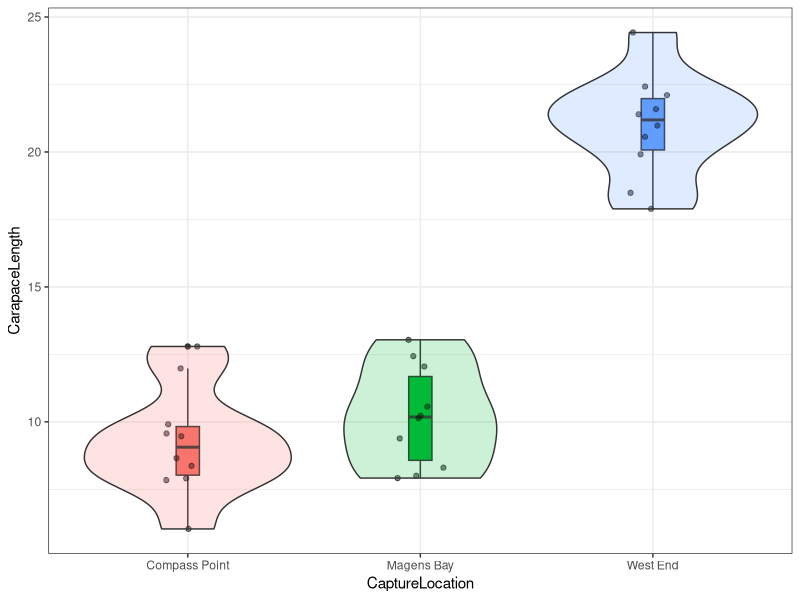
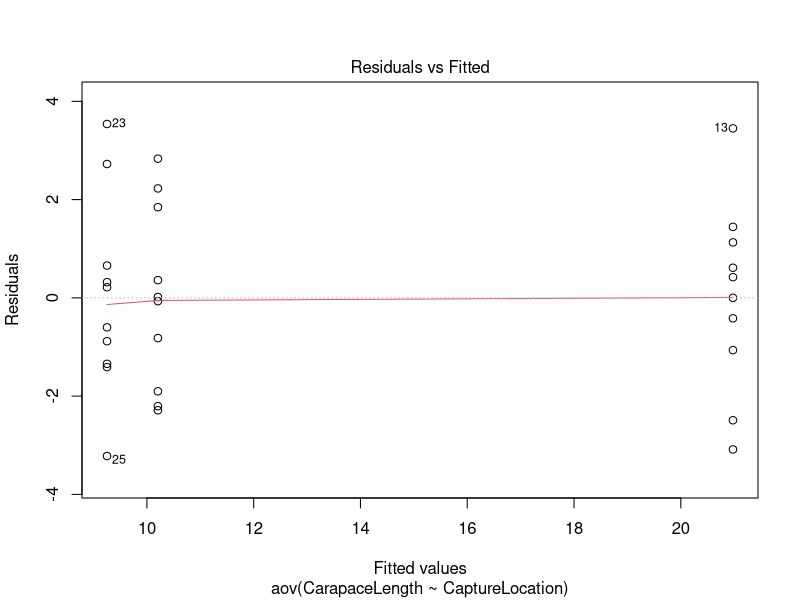
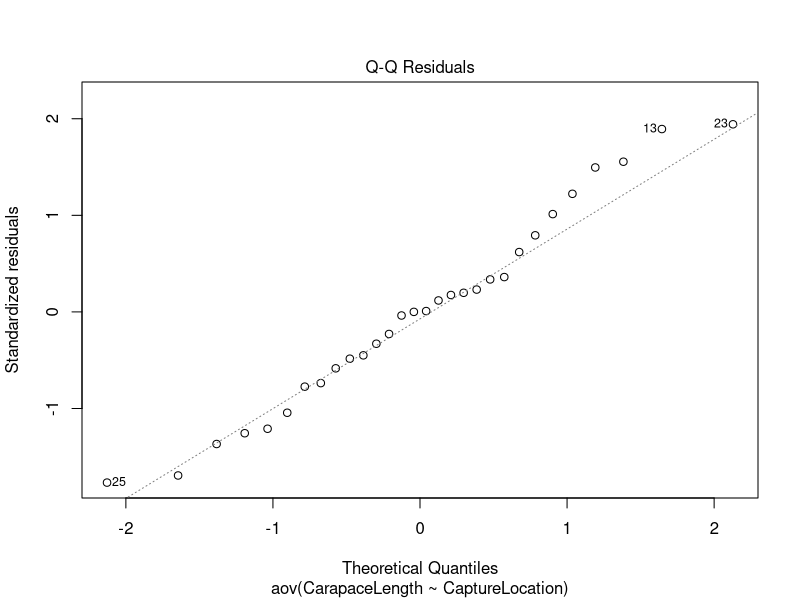
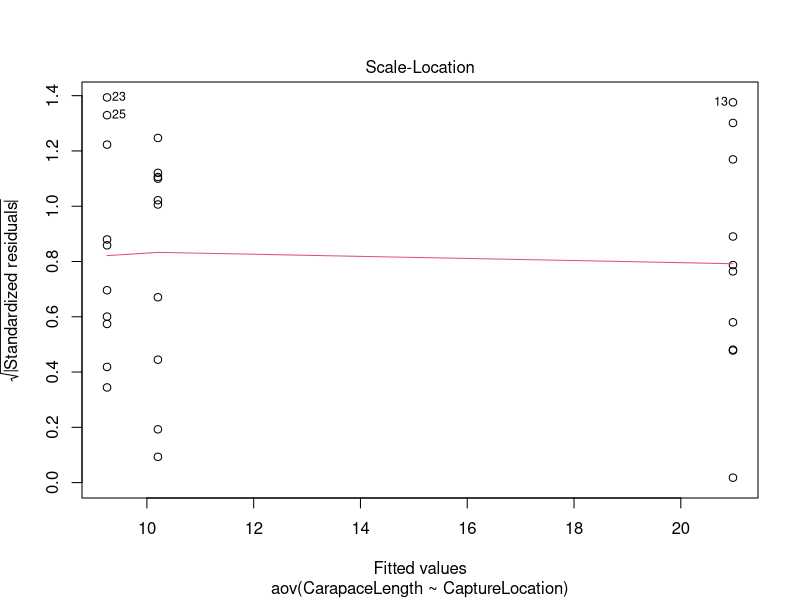
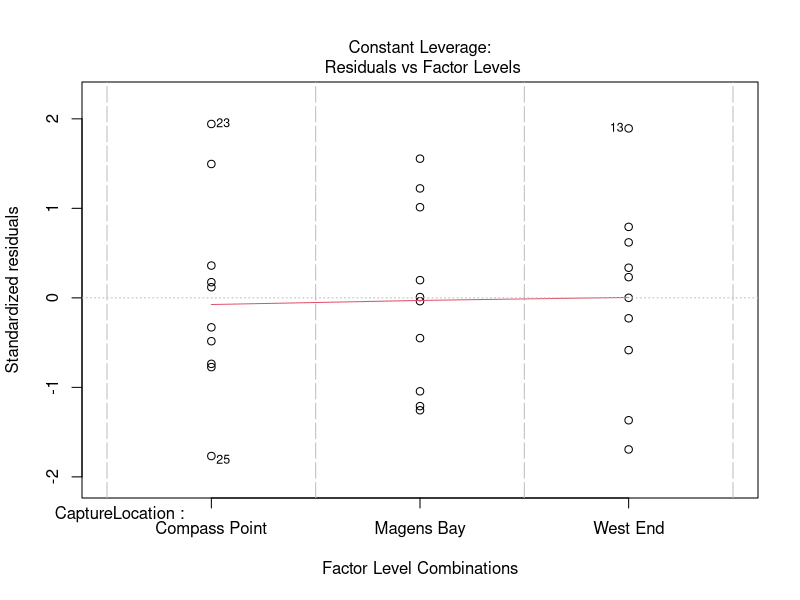

These charts were generated, in order, by the following R code: (Note: this script raises an error after producing the figures.)
# MES 503 -ANOVA in R
# Kayla Blincow
# 9/29/2026

# ANOVA IN R
# The purpose of this script is to demonstrate how to perform an ANOVA in R.
# This is meant to accompany the lecture material related to one-way ANOVAs.

# clear my workspace
rm(list = ls())

# load packages
library(tidyverse)
library(car) # Levene's Test function is in this package (you might need to install)

# SCENARIO: 
# We have been told by local harvesters that land crabs grow bigger depending on
# where they are found on the island. We want to see if this is true. We go out 
# to three of the most used areas for capturing land crabs (West End, Magens Bay,
# Compass Point), capture 10 crabs each, and measure them.


# load data (update file path based on your own computer file organization)
crabs <- read.csv("Week 7/crabdata.csv")


####STEP 1: GET TO KNOW THE DATA####
# What is the first thing you do in any analysis???
# VISUALIZE YOUR DATA
# WRITE CODE HERE
ggplot(crabs, aes(x = CaptureLocation, y = CarapaceLength,
              fill = CaptureLocation)) +
  geom_boxplot(width = 0.1) +
  geom_jitter(alpha = 0.5, width = 0.1) +
  geom_violin(alpha = 0.2) +
  theme_bw() +
  theme(legend.position = "none")

# What are you expectations regarding whether there are differences in crab size
# across sites?

####STEP 2: CREATE THE MODEL OBJECT####

# format: modelobject <- aov(Response ~ Explanatory, data = dataobject)
#WRITE CODE HERE
m1 <- aov(CarapaceLength ~ CaptureLocation, data = crabs)


####STEP 3: CHECK THE ASSUMPTIONS####
#check assumptions visually
#WRITE CODE HERE
plot(m1)

# What do you make of the diagnostic plots?



# How would I statistically test for normality?
# What is your null hypothesis?
#WRITE CODE HERE
shapiro.test(residuals(m1))

# Do we statistically meet the assumption of normality?

# There is a function to statistically test the assumption of equal variance in
# ANOVAs as well: Levene's Test. This is a very conservative test, so ALWAYS 
# pair this test with diagnostic plots.

# Null hypothesis: The group variances are approximately equal.
leveneTest(m1)

####STEP 4: EVALUATE THE MODEL SUMMARY####

#How do we look at the summary of our model object?
#WRITE CODE HERE
summary(m1)

#What do you make of the output? 



####STEP 5: POST HOC TEST####

# We can run a Tukey's HSD test to determine where the differences in crab size
# lie across sites.

?TukeyHSD() 

#What do we need to type to run the Tukey's test?
#WRITE CODE HERE
TukeyHSD(m1)

# What do you make of the results?


####STEP 6: VISUALIZE DATA WITH MODEL RESULTS####

# Create a ggplot that displays the data and uses letters to signify significant
# differences between groups.

#WRITE CODE HERE
ggplot(crabs, aes(x = CaptureLocation, y = CarapaceLength,
                  fill = CaptureLocation)) +
  geom_boxplot(width = 0.1) +
  geom_jitter(alpha = 0.5, width = 0.1) +
  geom_violin(alpha = 0.2) +
  annotate("text", label = "a", x = c(1, 2), y = c(14, 14)) +
  annotate("text", label = "b", x = 3, y = 25) +
  theme_bw() +
  theme(legend.position = "none")
